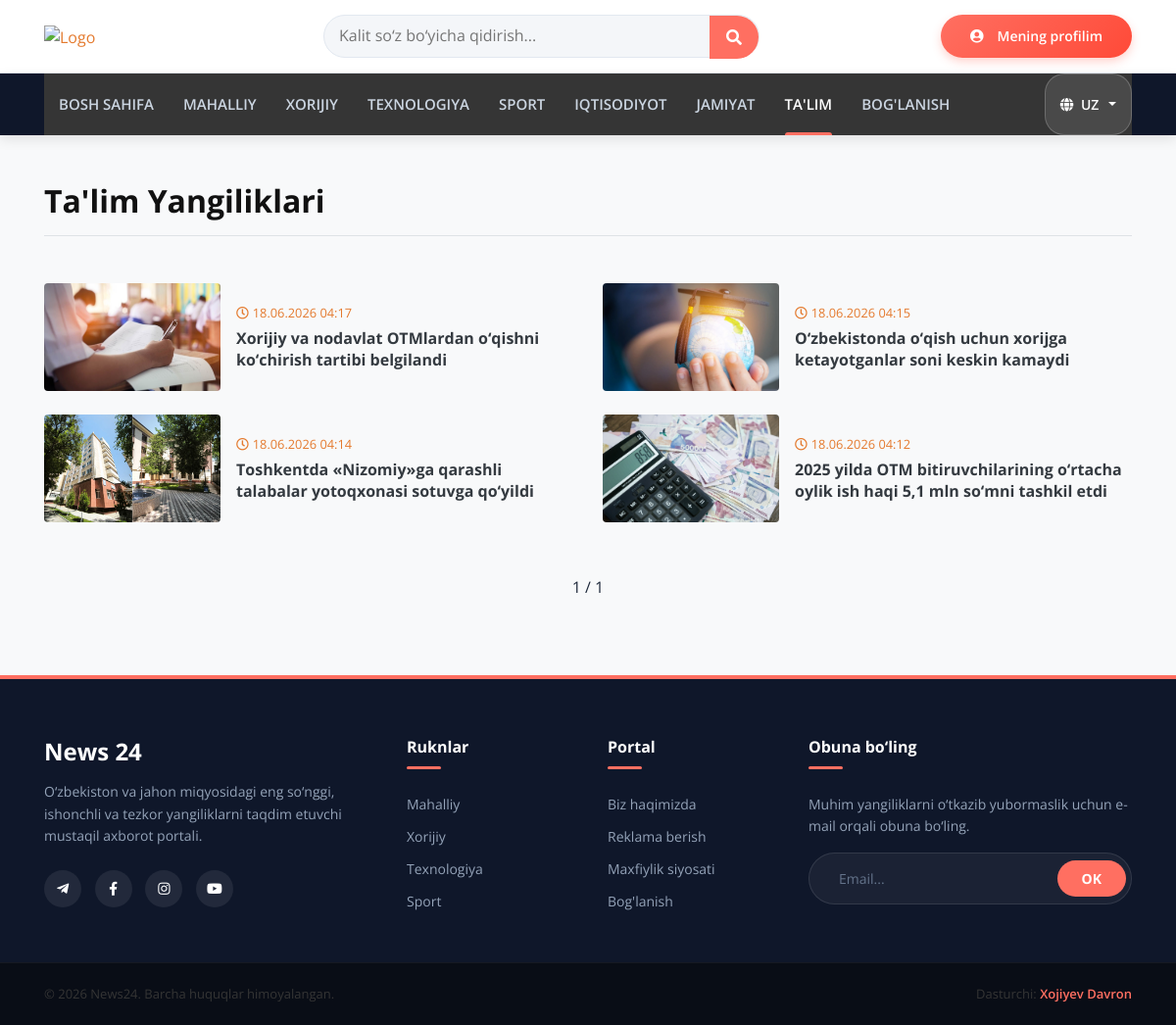
The page /edu/ (signed in) on the database its author committed.
### news/models.py (models this page shows, shortened)
class Article(models.Model):
    STATUS=(('draft','Qoralama'),('published','Nashr etilgan'))
    title = models.CharField(max_length=100)
    slug = models.SlugField(unique=True,blank=True)
    cover= models.ImageField(upload_to="articles/", blank=True, null=True)
    body= models.TextField()
    author = models.ForeignKey(settings.AUTH_USER_MODEL, on_delete=models.CASCADE, related_name='articles')
    category= models.ForeignKey(Category, on_delete=models.SET_NULL, null=True, related_name='articles')
    tags = models.ManyToManyField(Tag, blank=True, related_name = 'articles')
    status= models.CharField(max_length=10, choices=STATUS, default='draft')
    views_count = models.PositiveIntegerField(default=0)
    created_at= models.DateTimeField(auto_now_add=True)
    updated_at= models.DateTimeField(auto_now=True)
    objects=models.Manager()
    published=PublishedManager()
    class Meta:
        ordering = ['-created_at']
        verbose_name_plural = "YangilikLar"

### news/views.py (the view)
# urls.py: path("edu/",edu_view,name="edu"),
def edu_view(request):
    edu= Article.published.filter(category__name="Ta'lim")[0::]
    paginator=Paginator(edu,5)
    page_number=request.GET.get("page")
    page_obj=paginator.get_page(page_number)
    context={
        "page_obj":page_obj
    }
    return render(request,"edu.html",context)

### news/models.py (called while the page is built)
    def get_queryset(self):
        return super().get_queryset().filter(status="published")

### templates/edu.html (shortened to what this page needs)
{% extends 'base.html' %}
{% load static %}
{% load i18n %}
{% block content %}
<main class="py-5 bg-light">
    <div class="container">
        <h1 class="mb-5 border-bottom pb-3 font-weight-bold" style="color: #111; font-size: 2rem;">{% trans "Ta'lim Yangiliklari" %}</h1>
        <div class="row">
            {% for i in page_obj %}
            <div class="col-lg-6 mb-4">
                <div class="card border-0 bg-transparent">
                    <div class="row no-gutters align-items-center">
                        <div class="col-sm-4">
                            <a href="{% url 'single' i.slug %}">
                                <img src="{{ i.cover.url }}" class="img-fluid rounded w-100" alt="{{ i.title }}" style="height: 110px; object-fit: cover;">
                            </a>
                        </div>
                        <div class="col-sm-8 pl-sm-3 pt-2 pt-sm-0">
                            <div class="text-muted small mb-1">
                                <a href="{% url 'single' i.slug %}">
                                    <i class="far fa-clock mr-1"></i>{{ i.created_at|date:"SHORT_DATE_FORMAT" }} {{ i.created_at|time:"h:i" }}
                                </a>
                            </div>
                            <h5 class="font-weight-bold h6 mb-0" style="line-height: 1.4;">
                                <a href="{% url 'single' i.slug %}" class="text-dark text-decoration-none">{{ i.title }}</a>
                            </h5>
                        </div>
                    </div>
                </div>
            </div>
            {% endfor %}
        </div>
        <div style="margin: 30px 0; text-align: center;">
            <span style="margin: 0 10px;">
                {{ page_obj.number }} / {{ page_obj.paginator.num_pages }}
            </span>
        </div>
    </div>
</main>
{% endblock content %}

### static/css/style.css (style rules this page uses)
body { color: #353535; font-family: 'Open Sans', sans-serif; font-weight: 400; background: #ffffff; }
a { color: #E47A2E; transition: 0.5s; }
h1, h2, h3, h4, h5, h6 { color: #353535; margin: 0 0 15px 0; padding: 0; }

### templates/base.html (style rules this page uses)
:root { --bg-body: #f4f6f9; --bg-card: #ffffff; --text-main: #1e293b; --text-muted: #64748b; --border-color: #e2e8f0; --accent: #ff6f61; --bg-navbar: #0f172a; }
body { background-color: var(--bg-body); color: var(--text-main); transition: background-color .3s, color .3s; font-family: 'Open Sans', sans-serif; }

### rows shown on the page
Article: cover (picture), created_at "18.06.2026", created_at "04:17", title "Xorijiy va nodavlat OTMlardan o‘qishni ko‘chirish tartibi belgilandi"
Article: cover (picture), created_at "18.06.2026", created_at "04:15", title "O‘zbekistonda o‘qish uchun xorijga ketayotganlar soni keskin kamaydi"
Article: cover (picture), created_at "18.06.2026", created_at "04:14", title "Toshkentda «Nizomiy»ga qarashli talabalar yotoqxonasi sotuvga qo‘yildi"
Article: cover (picture), created_at "18.06.2026", created_at "04:12", title "2025 yilda OTM bitiruvchilarining o‘rtacha oylik ish haqi 5,1 mln so‘mni tashkil etdi"

### other values the page prints
{{ request.LANGUAGE_CODE|upper }} "UZ"
{{ page_obj.number }} "1"
{{ page_obj.paginator.num_pages }} "1"
